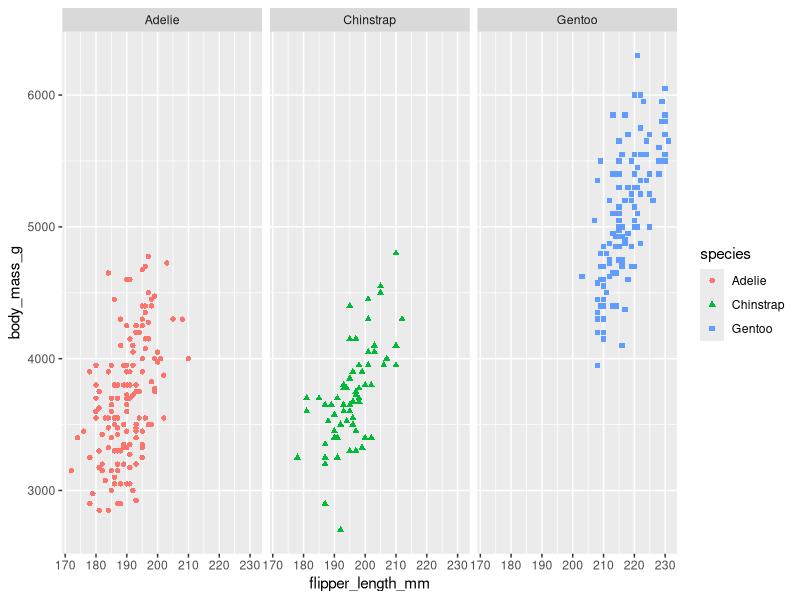

Recreate this plot in R.
install.packages("tidyverse")
install.packages("palmerpenguins")
library("ggplot2")
library("palmerpenguins")

# Let's show relationship between body mass and flipper length between 3 species

ggplot(data=penguins)+
  #geom_smooth(mapping=aes(x=flipper_length_mm, y=body_mass_g)) +
  geom_point(mapping=aes(x=flipper_length_mm, y=body_mass_g, color=species, 
                         shape=species))+
  facet_grid(~species)
